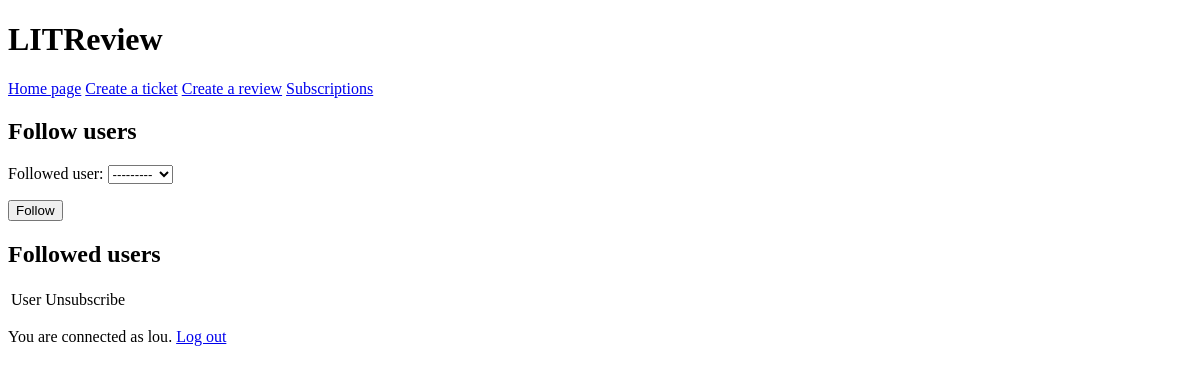
Page /subscription_page/ (signed in) on the earlier database version.
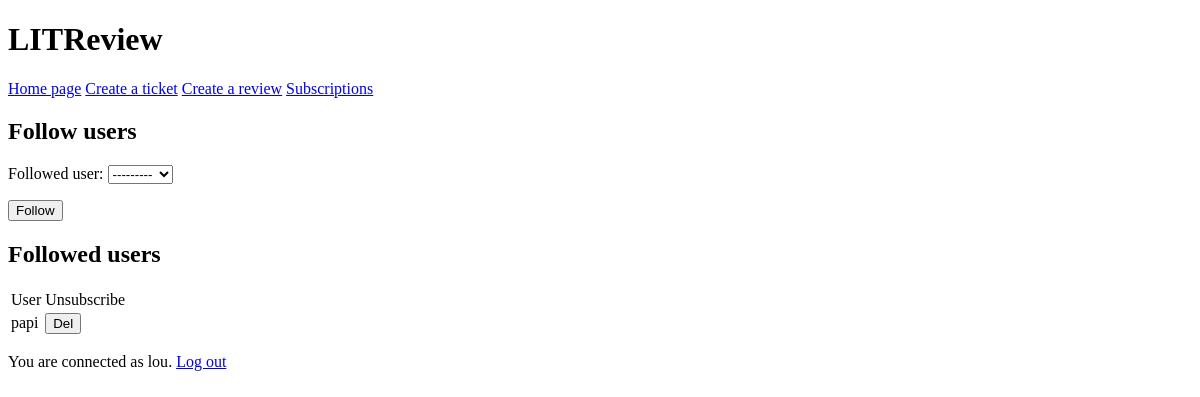
Same page on the later database version.
### feedapp/models.py (models this page shows)
class UserFollows(models.Model):
    user = models.ForeignKey(to=settings.AUTH_USER_MODEL, on_delete=models.CASCADE)
    followed_user = models.ForeignKey(to=settings.AUTH_USER_MODEL, on_delete=models.CASCADE, related_name='followed_by')
    class Meta:
        unique_together = ('user', 'followed_user')

### authentication/models.py (models this page shows)
class User(AbstractUser):
    username = models.CharField(max_length=20, unique=True)
    USERNAME_FIELD = 'username'
    follows = models.ManyToManyField('self', symmetrical=False, verbose_name='follows')

### feedapp/views.py (the view, shortened to what this page needs)
# urls.py: path('subscription_page/', follow_user, name='subscription_page')
@login_required
def follow_user(request):
    followed_users = models.UserFollows.objects.filter(user=request.user)
    form = forms.FollowUserForm()
    return render(request, 'feedapp/subscription_page.html', context={'subscription_form': form,
                                                                      'followed_users': followed_users})

### feedapp/forms.py
class FollowUserForm(forms.ModelForm):
    class Meta:
        model = models.UserFollows
        fields = ['followed_user']

### feedapp/templates/feedapp/subscription_page.html (shortened to what this page needs)
{% extends 'base.html' %}
    {% block content %}
        <div>
            <h2>Follow users</h2>
            <form method="post">
              {{ subscription_form.as_p }}
              <button type="submit">Follow</button>
            </form>
        </div>
        <div>
            <h2>Followed users</h2>
            <table>
                <tr>
                    <td>User</td>
                    <td>Unsubscribe</td>
                </tr>
                {% for user_followed in followed_users %}
                    <tr>
                        <td>{{ user_followed.followed_user.username }}</td>
                        <td><button type="button">Del</button></td>
                    </tr>
                {% endfor %}
            </table>
        </div>
    {% endblock content %}

Differences in the rows shown:
added UserFollows: followed_user.username "papi"
